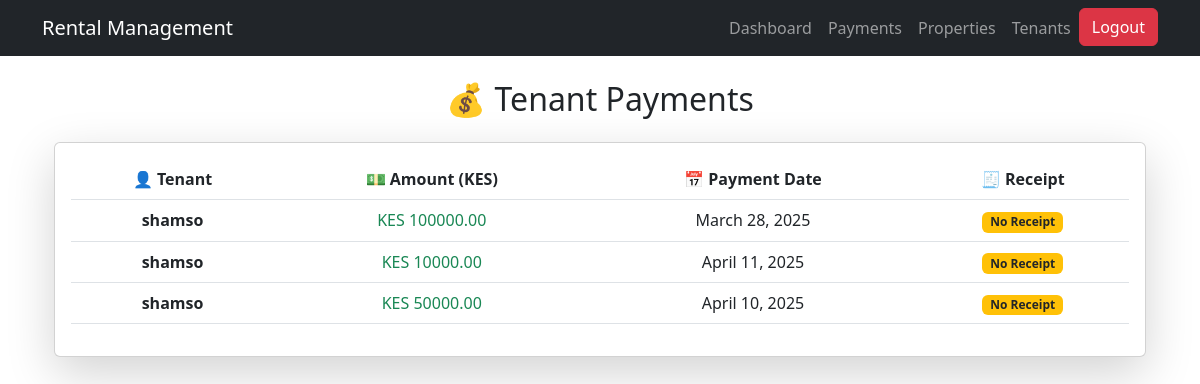
The app's page /payments/tenant/2/ (signed in), older data.
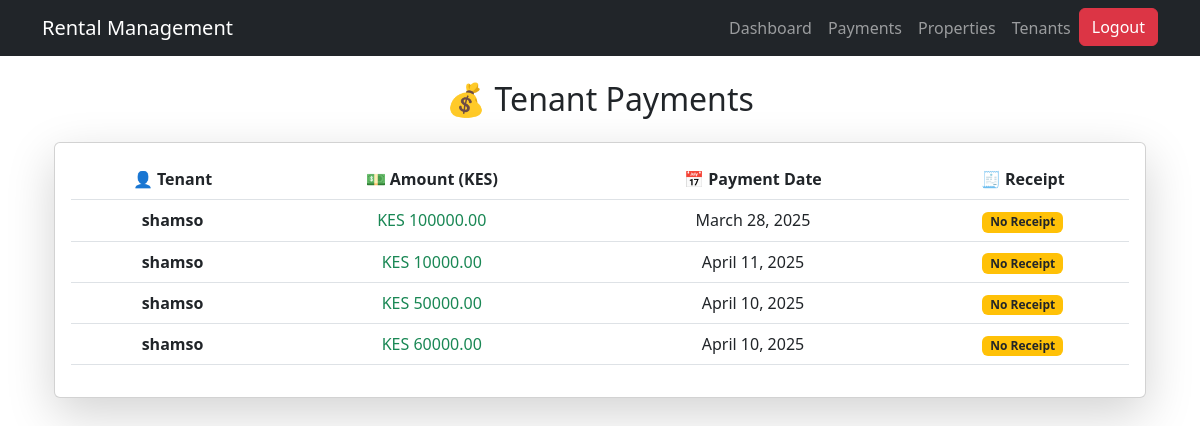
The same page, newer data.
### users/models.py (models this page shows, shortened)
class Payment(models.Model):
    tenant = models.ForeignKey(Tenant, on_delete=models.CASCADE)  # ✅ Fixed here
    payment_date = models.DateField()
    amount_paid = models.DecimalField(max_digits=10, decimal_places=2)
    receipt = models.FileField(upload_to="receipts/", blank=True, null=True)  # Add receipt upload field
    PAYMENT_METHODS = [
        ('M-Pesa', 'M-Pesa'),
        ('Bank', 'Bank Transfer'),
        ('Cash', 'Cash'),
    ]
    payment_method = models.CharField(max_length=10, choices=PAYMENT_METHODS)
    STATUS_CHOICES = [
        ('Paid', 'Paid'),
        ('Pending', 'Pending'),
        ('Overdue', 'Overdue'),
    ]
    status = models.CharField(max_length=10, choices=STATUS_CHOICES, default='Pending')
    from django.db import models

class Tenant(models.Model):
    name = models.CharField(max_length=255)
    email = models.EmailField(unique=True)
    phone = models.CharField(max_length=20)
    property_address = models.CharField(max_length=255)
    move_in_date = models.DateField()
    rent_amount = models.DecimalField(max_digits=10, decimal_places=2)
    id_document = models.FileField(upload_to='tenant_documents/', blank=True, null=True)

### users/views.py (the view)
# urls.py: path('payments/tenant/<int:tenant_id>/', tenant_payments, name='tenant_payments'),  # View payments for a specific tenant
@login_required
def tenant_payments(request, tenant_id):
    tenant = get_object_or_404(Tenant, id=tenant_id)
    payments = Payment.objects.filter(tenant=tenant)
    return render(request, 'users/tenant_payments.html', {'payments': payments, 'tenant': tenant})

### users/templates/users/tenant_payments.html
{% extends "users/base.html" %}
{% block content %}
<div class="container mt-4">
    <h2 class="text-center mb-4">💰 Tenant Payments</h2>
    <div class="card shadow-lg p-3 bg-white rounded">
        <div class="table-responsive">
            <table class="table table-hover text-center">
                <thead class="bg-dark text-white">
                    <tr>
                        <th>👤 Tenant</th>
                        <th>💵 Amount (KES)</th>
                        <th>📅 Payment Date</th>
                        <th>🧾 Receipt</th>
                    </tr>
                </thead>
                <tbody>
                    {% for payment in payments %}
                    <tr>
                        <td class="fw-bold">{{ payment.tenant.name }}</td>
                        <td class="text-success">KES {{ payment.amount_paid|floatformat:2 }}</td>
                        <td>{{ payment.payment_date|date:"F d, Y" }}</td>
                        <td>
                            {% if payment.receipt %}
                                <a href="{{ payment.receipt.url }}" class="btn btn-outline-primary btn-sm" target="_blank">
                                    📄 View Receipt
                                </a>
                            {% else %}
                                <span class="badge bg-warning text-dark">No Receipt</span>
                            {% endif %}
                        </td>
                    </tr>
                    {% empty %}
                    <tr>
                        <td colspan="4" class="text-muted">No payments recorded.</td>
                    </tr>
                    {% endfor %}
                </tbody>
            </table>
        </div>
    </div>
</div>
{% endblock %}

Row changes from the older to the newer data that the page shows:
added Payment: tenant.name "shamso", amount_paid "60000.00", payment_date "April 10, 2025", receipt "No Receipt"
